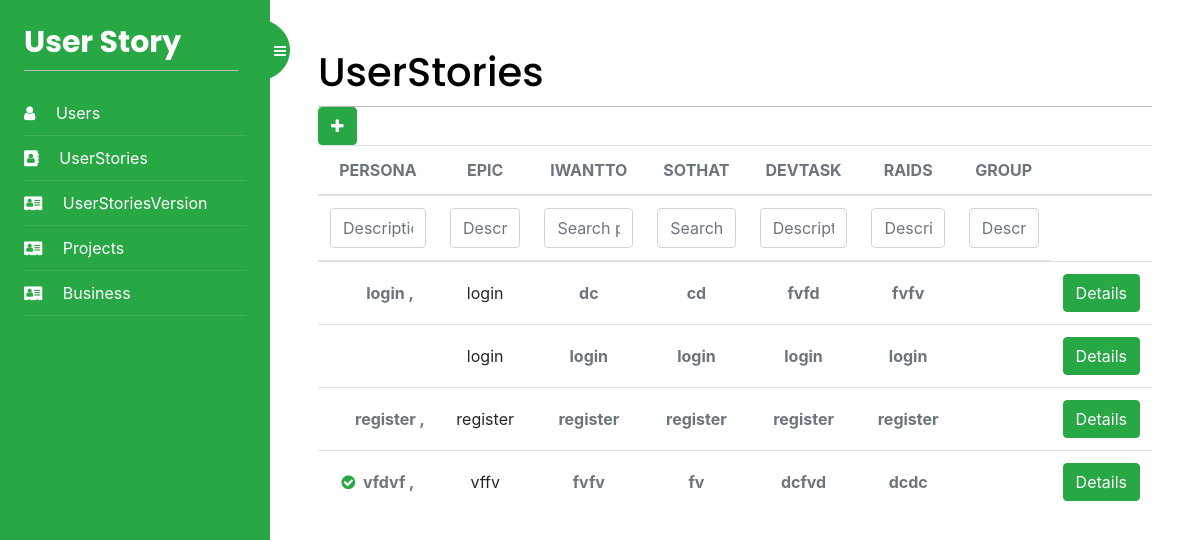
Screenshot of /UserStories/list/ (signed in) with the database file from the repository.
### UserStoryApp/models.py (models this page shows, shortened)
class UserStory(models.Model):
    id = models.AutoField(primary_key=True)
    iWantTO = models.TextField(blank=True)
    soThat = models.TextField(blank=True)
    priority = models.TextField(blank=True)
    userStoriesVersion = models.ForeignKey(
        UserStoryVersion, on_delete=models.CASCADE, blank=True, null=True)
    Persona = models.ManyToManyField(Persona)
    RAIDS = models.ManyToManyField(RAIDS)
    DevelopmentTask = models.ManyToManyField(DevelopmentTask)
    Estimates = models.ManyToManyField(Estimates)
    US_Group = models.ForeignKey(
        US_Group, on_delete=models.CASCADE, blank=True, null=True)
    Epic = models.ForeignKey(Epic, on_delete=models.CASCADE)
    class Meta:
        db_table = "UserStory"
    def get_Persona(self):
        return "\n".join([f'{p.Name} , ' for p in self.Persona.all()])
    def get_RAIDS(self):
        print("g\r\ng")
        return "\n".join([f'{p.description} \r\n' for p in self.RAIDS.all()])
    def get_DevTask(self):
        return "\n".join([f'{p.description} \r\n' for p in self.DevelopmentTask.all()])
    def get_UsGroup(self):
        if self.US_Group:
            return self.US_Group.description
        return False

class Persona(models.Model):
    id = models.AutoField(primary_key=True)
    Name = models.TextField(blank=True)
    class Meta:
        db_table = "Persona"

class Epic(models.Model):
    id = models.AutoField(primary_key=True)
    versionName = models.TextField(blank=True)
    class Meta:
        db_table = "Epic"

class DevelopmentTask(models.Model):
    id = models.AutoField(primary_key=True)
    description = models.TextField(blank=True)
    class Meta:
        db_table = "DevelopmentTask"

class RAIDS(models.Model):
    id = models.AutoField(primary_key=True)
    description = models.TextField(blank=True)
    class Meta:
        db_table = "RAIDS"

### UserStories/views.py (the view)
# urls.py: path('list/', views.userStories_list, name='userStories'),
@login_required
def userStories_list(request):
    Persona = ""
    RAIDS = ""
    DevTask = ""
    Indicator = ""
    userStories = UserStory.objects.all()
    my_filter = UserStoriesFilter(request.GET, queryset=userStories)
    userStories = my_filter.qs
    if request.GET.get("Persona"):
        userStories = userStories.filter(
            Persona__Name__contains=request.GET.get("Persona"))
        Persona = request.GET.get("Persona")
    if request.GET.get("RAIDS"):
        userStories = userStories.filter(
            RAIDS__description__contains=request.GET.get("RAIDS"))
        RAIDS = request.GET.get("RAIDS")
    if request.GET.get("DevTask"):
        userStories = userStories.filter(
            DevelopmentTask__description__contains=request.GET.get("DevTask"))
        DevTask = request.GET.get("DevTask")
    if request.GET.get("Indicator"):
        userStories = userStories.filter(
            US_Group__description__contains=request.GET.get("Indicator"))
        Indicator = request.GET.get("Indicator")
    return render(request, 'userStories/userStories.html', {'users': userStories, 'filter': my_filter, 'form': {'persona': Persona, 'RAIDS': RAIDS, 'DevTask': DevTask, 'indicator': Indicator}})

### UserStories/templates/userStories/userStories.html (shortened to what this page needs)
{% extends "base.html" %}
{% block content %}
<div>
    <h1 class="m-auto">UserStories</h1>
</div>
<a href="{% url 'addUserStory' %}" class="btn btn-success" aria-hidden="true"><i class="fa fa-plus text-white"
        aria-hidden="true"></i>
</a>
<div class="table-responsive p-0">
    <table class="table align-items-center mb-0">
        <thead>
            <tr>
                <th class="text-center text-uppercase text-secondary text-xxs font-weight-bolder opacity-7">Persona</th>
                <th class="text-center text-uppercase text-secondary text-xxs font-weight-bolder opacity-7">Epic
                </th>
                <th class="text-center text-uppercase text-secondary text-xxs font-weight-bolder opacity-7">iWantTO</th>
                <th class="text-center text-uppercase text-secondary text-xxs font-weight-bolder opacity-7">soThat</th>
                <th class="text-center text-uppercase text-secondary text-xxs font-weight-bolder opacity-7">DevTask</th>
                <th class="text-center text-uppercase text-secondary text-xxs font-weight-bolder opacity-7">RAIDS</th>
                <th class="text-center text-uppercase text-secondary text-xxs font-weight-bolder opacity-7">Group</th>
                <th class="text-secondary opacity-7"></th>
            </tr>
        </thead>
        <thead>
            <tr>
                <form id="form" method="get">
                    <th class="text-center text-uppercase text-secondary text-xxs font-weight-bolder opacity-7"><input type="text"
                            name="Persona" class="form-control filter" value="{{form.persona}}" id="exampleInputEmail1"
                            aria-describedby="emailHelp" placeholder="Description"></th>
                    <th class="text-center text-uppercase text-secondary text-xxs font-weight-bolder opacity-7">
                        <input type="text" name="Epic" class="form-control filter" id="exampleInputEmail1" aria-describedby="emailHelp"
                            placeholder="Description">
                    </th>
                <th class="text-center text-uppercase text-secondary text-xxs font-weight-bolder opacity-7">{{filter.form.iWantTO}}</th>
                <th class="text-center text-uppercase text-secondary text-xxs font-weight-bolder opacity-7">{{filter.form.soThat}}</th>
                <th class="text-center text-uppercase text-secondary text-xxs font-weight-bolder opacity-7"><input type="text"
                        name="DevTask" value="{{form.DevTask}}" class="form-control filter" id="exampleInputEmail1"
                        aria-describedby="emailHelp" placeholder="Description"></th>
                <th class="text-center text-uppercase text-secondary text-xxs font-weight-bolder opacity-7"><input type="text" name="RAIDS" value="{{form.RAIDS}}" class="form-control filter" id="exampleInputEmail1" aria-describedby="emailHelp"
                    placeholder="Description"></th>
                <th class="text-center text-uppercase text-secondary text-xxs font-weight-bolder opacity-7"><input type="text" name="Indicator" value="{{form.indicator}}" class="form-control groupField filter" id="exampleInputEmail1" aria-describedby="emailHelp"
                    placeholder="Description"></th>
                </form>
            </tr>
        </thead>
        <tbody>
            {% for user in users %}
                <tr>
                <td class="align-middle text-center">
                    {% if user.get_UsGroup %}
                    <span class="text-secondary text-xs font-weight-bold mr-1 groupName" data-toggle="tooltip"
                        title={{user.get_UsGroup}}>
                        <i class="fa fa-check-circle text-success group" style="cursor: pointer;"></i>
                    </span>
                    <span class="text-secondary text-xs font-weight-bold">{{user.get_Persona}}</span>
                    {% else %}
                    <span class="text-secondary text-xs font-weight-bold ml-4">{{user.get_Persona}}</span>
                    {% endif %}
                </td>
                <td class="align-middle text-center">
                    {{user.Epic.versionName}}
                </td>
                <td class="align-middle text-center">
                    <span class="text-secondary text-xs font-weight-bold">{{user.iWantTO}}</span>
                </td>
                <td class="align-middle text-center">
                    <span class="text-secondary text-xs font-weight-bold">{{user.soThat}}</span>
                </td>
                <td class="align-middle text-center">
                    <span class="text-secondary text-xs font-weight-bold">{{user.get_DevTask}}</span>
                </td>
                <td class="align-middle text-center">
                    <span class="text-secondary text-xs font-weight-bold">{{user.get_RAIDS}}</span>
                </td>
                <td class="align-middle text-center">
                </td>
                <td class="align-middle text-center">
                    <a href="{% url 'userStoryDetails' user.id %}" class="btn btn-success" aria-hidden="true">
                        Details
                    </a>
                </td>
            </tr>
            {% endfor %}
        </tbody>
    </table>
</div>
{% endblock %}

### account/static/css/base.css (style rules this page uses)
body { margin:0; padding:0; font-family:helvetica, sans-serif; }
a { color:#12c064; text-decoration:none; }
h1, h2, h3, h4, h5 , h6 { font-family: 'Muli', sans-serif; font-weight:normal; }
h1 { border-bottom:1px solid #bbb; padding:0 0 10px 0; margin:10px 0 20px 0; }
form { overflow:auto; }
input, textarea { clear:both; float:left; margin:0 0 10px; background:#efefef; border:0; padding:6px 10px; font-size:14px; }

### rows the page displays
UserStory: get_Persona "login ,", Epic.versionName "login", iWantTO "dc", soThat "cd", get_DevTask "fvfd", get_RAIDS "fvfv"
UserStory: Epic.versionName "login", iWantTO "login", soThat "login", get_DevTask "login", get_RAIDS "login"
UserStory: get_Persona "register ,", Epic.versionName "register", iWantTO "register", soThat "register", get_DevTask "register", get_RAIDS "register"
UserStory: get_Persona "vfdvf ,", Epic.versionName "vffv", iWantTO "fvfv", soThat "fv", get_DevTask "dcfvd", get_RAIDS "dcdc"
